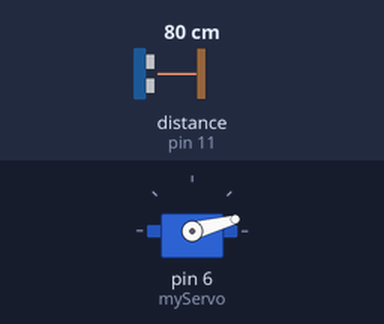
Recording of a sketch running on a simulated Arduino Uno, built with avr-gcc and run on an emulated ATmega328P. On the bench: servo. Wiring (inferred from the names in the program): ultrasonic range finder: trigger pin 10; echo pin 11. Inputs (shaded band) come from the test bench; at power-on: distance to the obstacle (sensor on pin 11) 80 cm. The echo pulse lasts 58.3 µs per cm; what the sketch prints to the serial monitor is not drawn.

Above: at 0.01 s.
1.3 s: distance to the obstacle (sensor on pin 11) set to 2 cm
At 2.4 s:
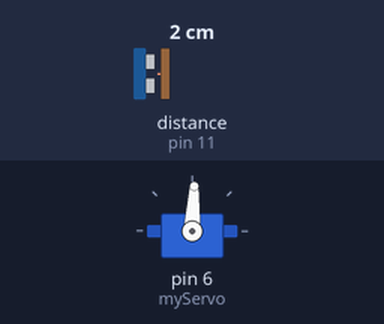
4.3 s: distance to the obstacle (sensor on pin 11) set to 299 cm
At 4.46 s:
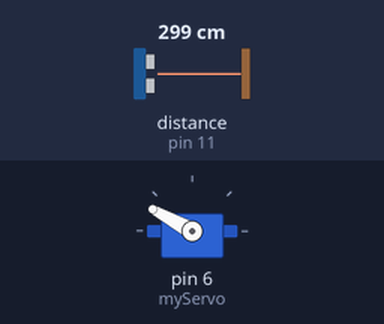
Timing chart, 0 to 13.8 s (numbered marks = the images above; inputs shaded):
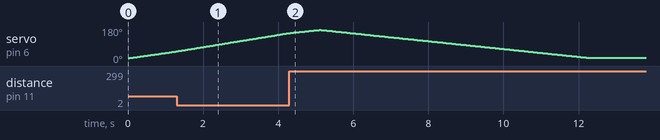

Measured:
- by itself, servo on pin 6 (myServo): rises from 148° to 165° in 0.77 s, then falls to 16° in 7.2 s

The sketch:

RADAR.ino
```cpp
// Includes the Servo library
#include <Servo.h>.
int buffer[512];
// Defines Trigger and Echo pins of the Ultrasonic Sensor
const int trigPin = 10;
const int echoPin = 11;

//define angles for servo to sweep between
int i = 15;
int j = 165;

// Variables for the duration and the distance
long duration;
int distance;

Servo myServo; // Creates a servo object for controlling the servo motor

void setup() {
  pinMode(trigPin, OUTPUT); // Sets the trigPin as output
  pinMode(echoPin, INPUT); // Sets the echoPin as input
  Serial.begin(9600);
  myServo.attach(6); // Defines on which pin is the servo motor attached
}

// Function for calculating the distance measured by the Ultrasonic sensor
int calculateDistance(){
  digitalWrite(trigPin, LOW);
  delayMicroseconds(2);
  // Sets the trigPin on HIGH state for 10 micro seconds
  digitalWrite(trigPin, HIGH);
  delayMicroseconds(10);
  digitalWrite(trigPin, LOW);
  duration = pulseIn(echoPin, HIGH); // Reads the echoPin, returns the sound wave travel time in microseconds
  distance= duration*0.0369/2; //use calibrated speed of sound from our previous data
  return distance;
}

void loop() {
  // sweep from starting position to 165 degrees while calculating the distance
  while(i < 165) {
  myServo.write(i);
  delay(30);
  distance = calculateDistance();// Calls a function for calculating the distance measured by the Ultrasonic sensor for each degree

  Serial.print(i); // Sends the current degree into the Serial Port
  Serial.print(","); // Sends addition character right next to the previous value needed later in the Processing IDE for indexing
  Serial.print(distance); // Sends the distance value into the Serial Port
  Serial.print("."); // Sends addition character right next to the previous value needed later in the Processing IDE for indexing
  i++;
  }

  //sweep from 165 degrees to 15 degrees
  while(j > 15) {
  myServo.write(j);
  delay(30);
  distance = calculateDistance();// Calls a function for calculating the distance measured by the Ultrasonic sensor for each degree

  Serial.print(j); // Sends the current degree into the Serial Port
  Serial.print(","); // Sends addition character right next to the previous value needed later in the Processing IDE for indexing
  Serial.print(distance); // Sends the distance value into the Serial Port
  Serial.print("."); // Sends addition character right next to the previous value needed later in the Processing IDE for indexing
  j--;
  }
}
```
